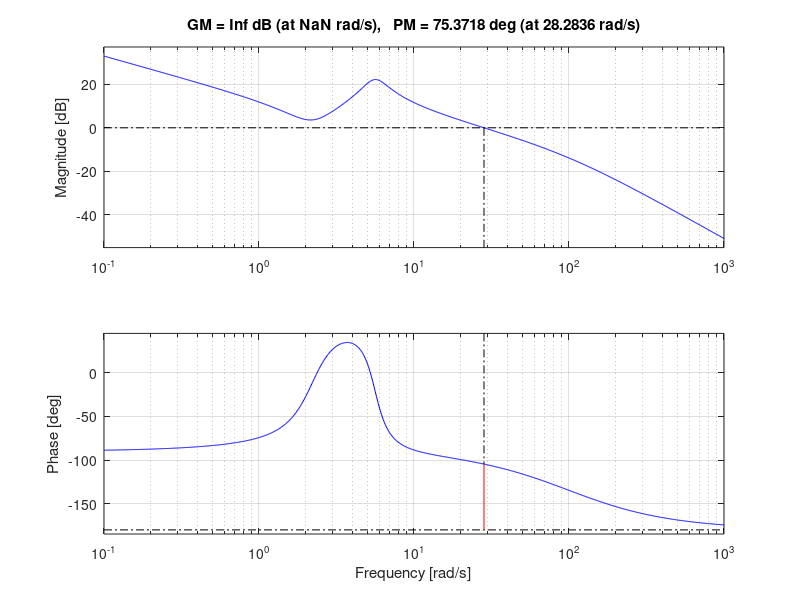
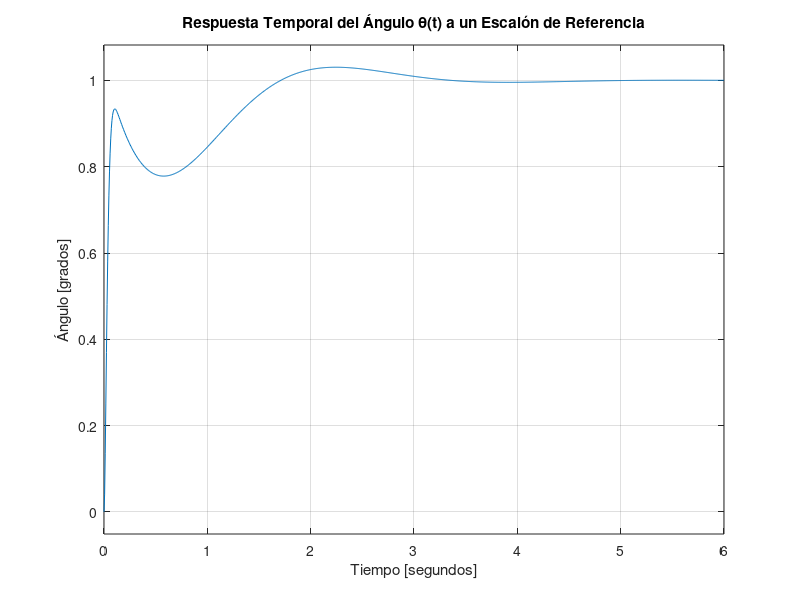

Source code (MATLAB) for these figures, in order:
% =========================================================================
% ANÁLISIS DE LA PLANTA Y CONTROLADOR PID DEL INFORME EN MATLAB
% =========================================================================
clc; clear; close all;

%% 1. DEFINICIÓN DE LA PLANTA G(s) (Grados / %PWM)
% G(s) = 140.3 / (s^2 + 1.937*s + 31.32)
num_G = [140.3];
den_G = [1, 1.937, 31.32];
G = tf(num_G, den_G);

disp('--- Función de Transferencia de la Planta G(s) ---');
G

%% 2. DEFINICIÓN DEL CONTROLADOR PID C(s)
% Ganancias del informe: Kp = 0.28, Ki = 1.0, Kd = 0.20, N = 100
Kp = 0.28; 
Ki = 1.0; 
Kd = 0.20; 
N = 100;

s = tf('s');
C = Kp + Ki/s + (Kd*N*s)/(s + N);

disp('--- Función de Transferencia del Controlador PID C(s) ---');
C = minreal(C)

%% 3. LAZO ABIERTO L(s) Y MÁRGENES DE ESTABILIDAD
L = C * G;

% Graficar el diagrama de Bode de Lazo Abierto con márgenes de Fase y Ganancia
figure('Name', 'Diagrama de Bode de Lazo Abierto L(s)');
margin(L);
grid on;

%% 4. LAZO CERRADO T(s) (Respuesta del sistema)
T = feedback(L, 1);

% Graficar la respuesta al escalón en lazo cerrado
figure('Name', 'Respuesta al Escalón en Lazo Cerrado');
step(T);
title('Respuesta Temporal del Ángulo \theta(t) a un Escalón de Referencia');
ylabel('Ángulo [grados]');
xlabel('Tiempo [segundos]');
grid on;
